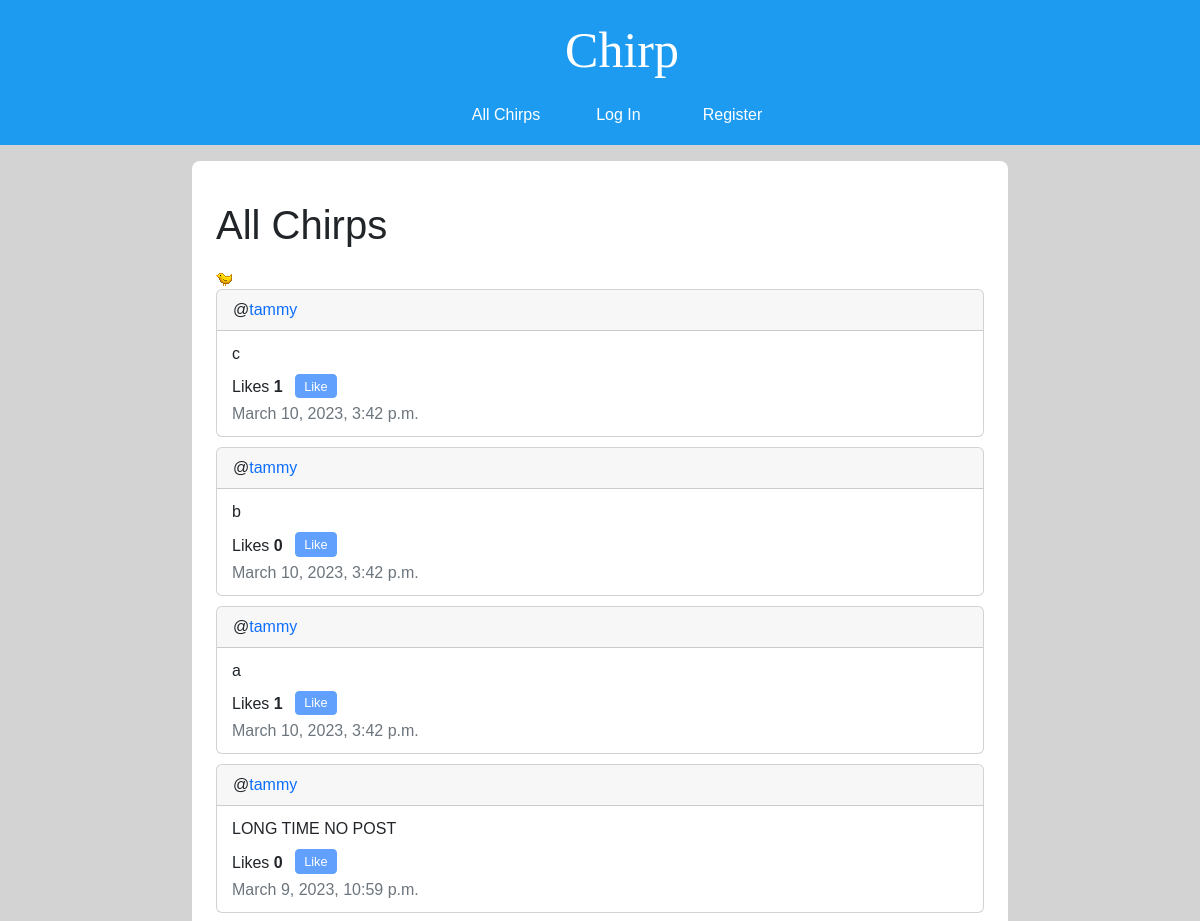
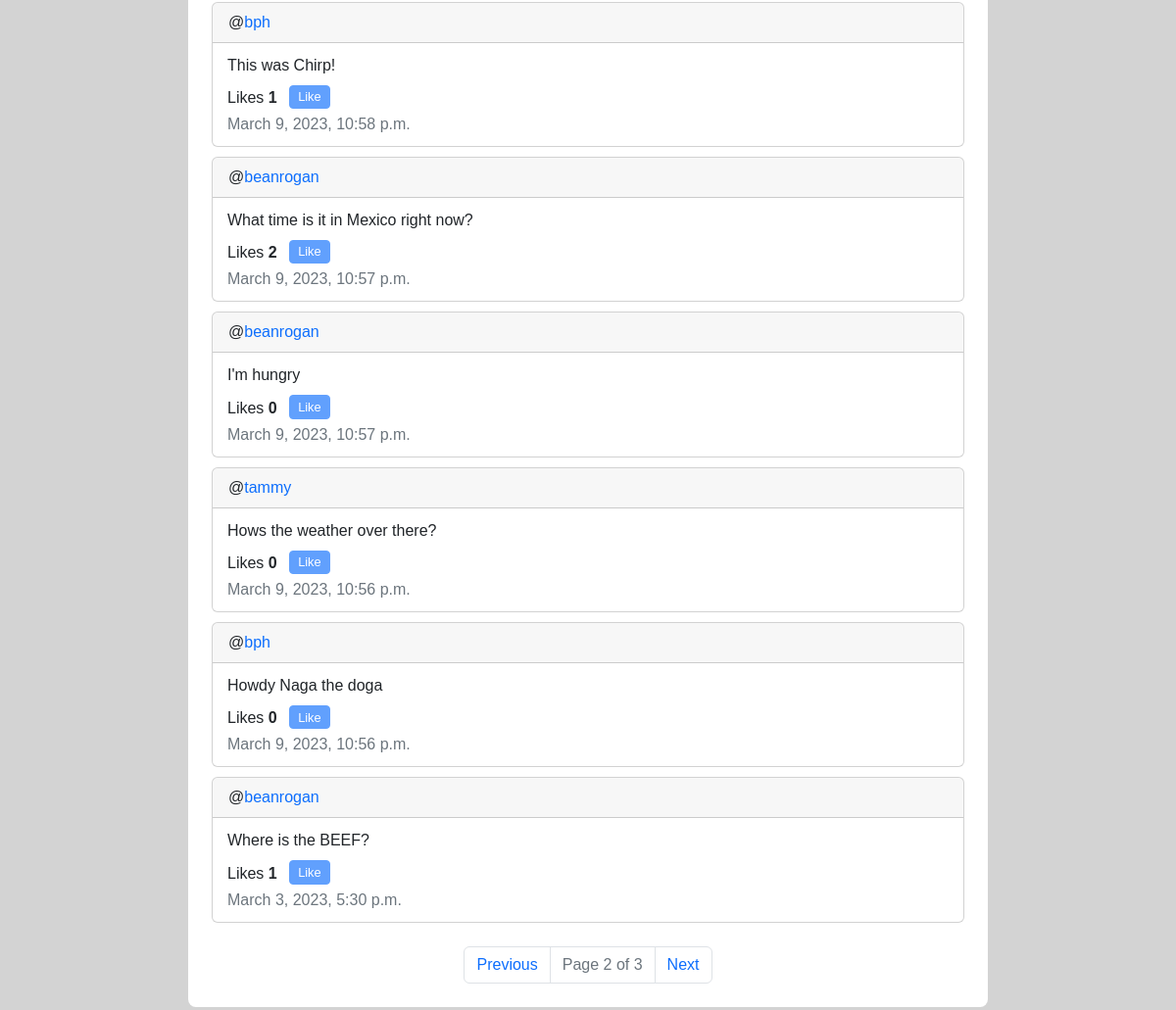
Screenshot of /?page=2 with the database file from the repository (2 pictures, top to bottom).
### network/models.py (models this page shows, shortened)
class Post(models.Model):
    author = models.ForeignKey('User', on_delete=models.CASCADE, related_name="+")
    content = models.TextField(max_length=280, verbose_name='')
    datetime = models.DateTimeField(auto_now_add=True)
    def likes(self):
        return self.like_objs.count()
    def users_liked(self):
        users = [like_obj.user for like_obj in self.like_objs.all()]
        return users

class User(AbstractUser):
    pass

### network/views.py (the view)
# urls.py: path("", views.index, name="index"),
def index(request):
    if request.method == "POST":
        if request.user.is_authenticated:
            f = NewPostForm(request.POST)
            post = f.save(commit=False)
            post.author = request.user
            post.save()
        else:
            return render(request, "network/error-page.html", {
                'message': error_message['login_to_post']
            })
        return HttpResponseRedirect(reverse("index"))
    else:
        post_list = Post.objects.order_by("-datetime")
        paginator = Paginator(post_list, 10)
        page_number = request.GET.get('page')
        page_obj = paginator.get_page(page_number)
        return render(request, "network/index.html", {
            'form': NewPostForm(),
            'page_obj': page_obj,
        })

### network/templates/network/index.html (shortened to what this page needs)
{% extends "network/layout.html" %}
{% block body %}
    <h1>All Chirps</h1>
    {% if user.is_authenticated == False %}
        <img alt="tweety bird">
    {% endif %}
    {% include "network/post-pagination.html" with user=user page_obj=page_obj %}
{% endblock %}

### network/templates/network/post-pagination.html (shortened to what this page needs)
<div class="post-group">
    {% for post in page_obj %}
        <div class="post card">
            <div class="card-header post-author" id="postAuthor_{{ post.id }}">@<a class="post-author-link" href="{% url 'profile' post.author.username %}">{{post.author}}</a></div>
            <div class="card-body position-relative">
                <div class="post-content-container mb-2" id="postContentContainer_{{ post.id }}">
                    <span class="post-content card-text" id="postContent_{{ post.id }}" style="display: block">{{post.content}}</span>
                </div>
                <div class="like-button-group d-sm-inline">
                    Likes <span class="like-count" id="likeCount_{{ post.id }}">{{ post.likes }}</span>
                    {% if user not in post.users_liked and user.is_authenticated %}
                        <button class="like-unlike-button btn btn-primary btn-sm mb-1 ms-2" id="{{ post.id }}">Like</button>
                    {% elif user in post.users_liked and user.is_authenticated %}
                        <button class="like-unlike-button btn btn-primary btn-sm mb-1 ms-2" id="{{ post.id }}">Unlike</button>
                    {% else %}
                        <button class="like-unlike-button btn btn-primary btn-sm mb-1 ms-2" id="{{ post.id }}" disabled>Like</button>
                    {% endif %}
                </div>
                <div class="post-datetime d-sm-block fw-light text-muted" id="postDatetime_{{ post.id }}">{{post.datetime}}</div>
            </div>
        </div>
    {% endfor %}
    <nav class="mt-4">
        <ul class="pagination justify-content-center">
            {% if page_obj.has_previous %}
                <li class="page-item previous"><a class="page-link" href="?page={{ page_obj.previous_page_number }}">Previous</a></li>
            {% endif %}
            <li class="page-item current disabled">
                <a class="page-link">Page {{ page_obj.number }} of {{ page_obj.paginator.num_pages }}</a>
            </li>
            {% if page_obj.has_next %}
                <li class="page-item next"><a class="page-link" href="?page={{ page_obj.next_page_number }}">Next</a></li>
            {% endif %}
        </ul>
    </nav>
</div>

### network/static/network/styles.css (style rules this page uses)
.like-unlike-button, .post-content-button { --bs-btn-padding-y: .10rem; --bs-btn-padding-x: .5rem; --bs-btn-font-size: .80rem; }
.btn-primary { --bs-btn-bg: rgb(29, 155, 240); --bs-btn-border-color: rgb(29, 155, 240); --bs-btn-hover-bg: rgb(25, 129, 198); --bs-btn-hover-border-color: rgb(25, 129, 198); }
body { background-color: lightgray; font-family: "Varela", sans-serif; }
h1 { margin: 16px 0px; }
.card-body { padding: 3px 15px 10px 15px; }
.post-author-link { text-decoration: none !important; }
.post { margin-bottom: 10px; }
.like-count { font-weight: bold; }

### rows the page displays
Post: author "tammy", content "c", likes "1", datetime "March 10, 2023, 3:42 p.m."
Post: author "tammy", content "b", likes "0", datetime "March 10, 2023, 3:42 p.m."
Post: author "tammy", content "a", likes "1", datetime "March 10, 2023, 3:42 p.m."
Post: author "tammy", content "LONG TIME NO POST", likes "0", datetime "March 9, 2023, 10:59 p.m."
Post: author "bph", content "This was Chirp!", likes "1", datetime "March 9, 2023, 10:58 p.m."
Post: author "beanrogan", content "What time is it in Mexico right now?", likes "2", datetime "March 9, 2023, 10:57 p.m."
Post: author "beanrogan", content "I'm hungry", likes "0", datetime "March 9, 2023, 10:57 p.m."
Post: author "tammy", content "Hows the weather over there?", likes "0", datetime "March 9, 2023, 10:56 p.m."
Post: author "bph", content "Howdy Naga the doga", likes "0", datetime "March 9, 2023, 10:56 p.m."
Post: author "beanrogan", content "Where is the BEEF?", likes "1", datetime "March 3, 2023, 5:30 p.m."

### other values shown
{{ page_obj.number }} "2"
{{ page_obj.paginator.num_pages }} "3"
